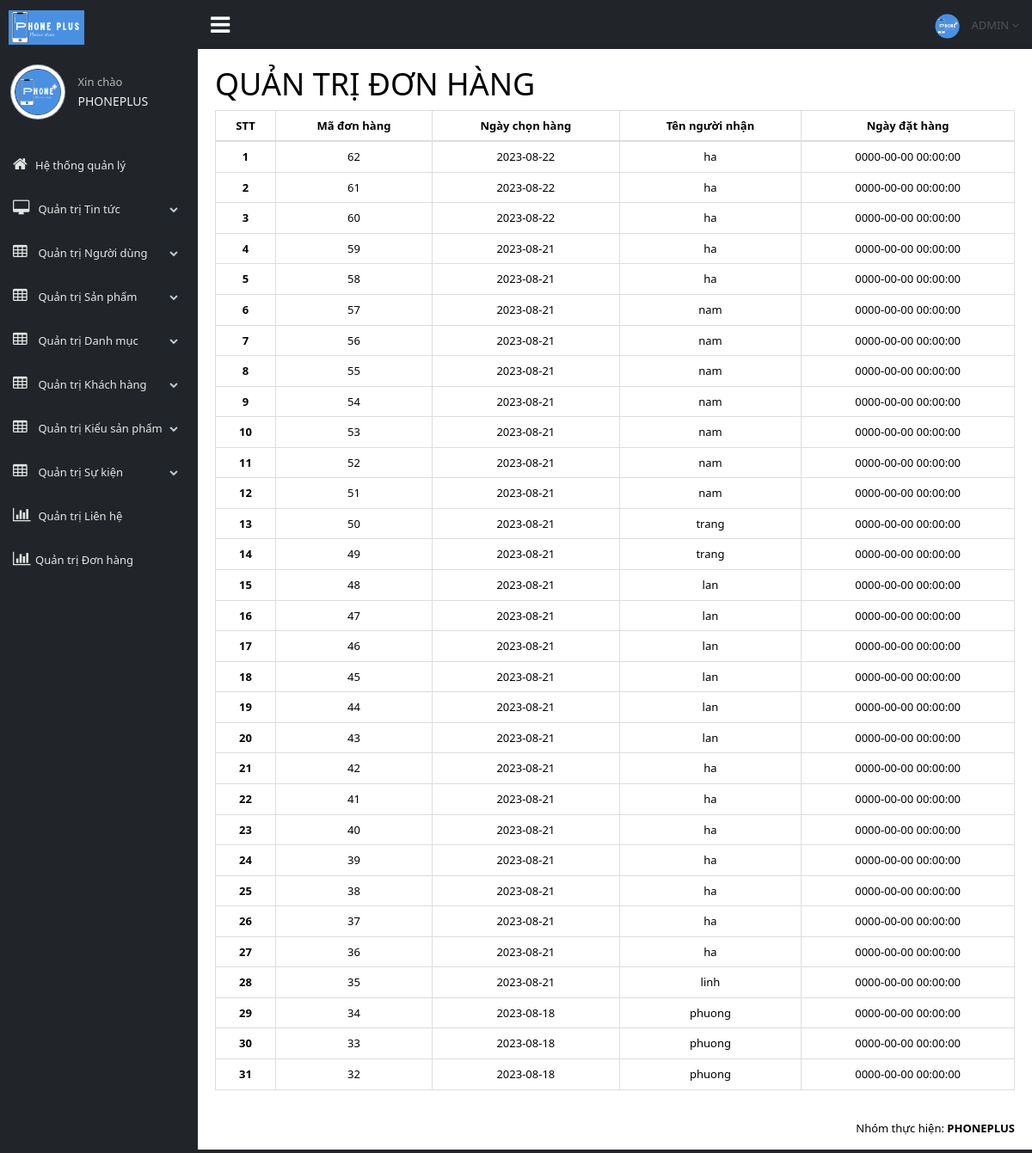
The page /admin/order_list.php (signed in) on the database its author committed.
### tables this page shows
CREATE TABLE `tbl_order` (
  `sohoadon` int(11) NOT NULL,
  `ngaychonhang` date NOT NULL DEFAULT current_timestamp(),
  `makhach` int(11) NOT NULL,
  `chedo` int(11) NOT NULL,
  `ngaydathang` datetime NOT NULL DEFAULT current_timestamp(),
  `ngaythanhtoan` datetime NOT NULL,
  `ten` varchar(100) NOT NULL,
  `sdt` int(15) NOT NULL,
  `diachi` varchar(100) NOT NULL,
  `ghichu` varchar(200) NOT NULL
);

CREATE TABLE `tbl_khachhang` (
  `makhach` int(11) NOT NULL,
  `tenkhach` varchar(50) NOT NULL,
  `sdt` varchar(10) NOT NULL,
  `email` varchar(30) NOT NULL,
  `matkhau` varchar(50) NOT NULL
);

### admin/order_list.php (the view, shortened to what this page needs)
<!DOCTYPE html>
<html lang="en">
<head>
  <link href="../vendors/bootstrap/dist/css/bootstrap.min.css" rel="stylesheet">
  <link href="../vendors/font-awesome/css/font-awesome.min.css" rel="stylesheet">
  <link href="../vendors/nprogress/nprogress.css" rel="stylesheet">
  <link href="../vendors/iCheck/skins/flat/green.css" rel="stylesheet">
  <link href="../vendors/bootstrap-progressbar/css/bootstrap-progressbar-3.3.4.min.css" rel="stylesheet">
  <link href="../vendors/jqvmap/dist/jqvmap.min.css" rel="stylesheet" />
  <link href="../vendors/bootstrap-daterangepicker/daterangepicker.css" rel="stylesheet">
  <link href="../build/css/custom.min.css" rel="stylesheet">
</head>
<body class="nav-md" style="background-color:#212529;">
  <div class="container body">
    <div class="main_container">
      <div class="col-md-3 left_col">
        <div class="left_col scroll-view">
          <?php include("top.php"); ?>
          <div class="right_col" role="main">
            <div class="row">
              <div class="col-md-12 col-sm-12 col-xs-12">
                <h1>QUẢN TRỊ ĐƠN HÀNG</h1>
                <div>
                  <table class="table table-bordered">
                    <thead>
                      <tr>
                        <th style="text-align: center;">STT</th>
                        <th style="text-align: center;">Mã đơn hàng</th>
                        <th style="text-align: center;">Ngày chọn hàng</th>
                        <th style="text-align: center;">Tên người nhận</th>
                        <th style="text-align: center;">Ngày đặt hàng</th>
                      </tr>
                    </thead>
                    <tbody>
                      <?php
                      include("../commo/connect.php");
                      $sql = "
                        SELECT * FROM tbl_order inner join tbl_khachhang on tbl_order.makhach=tbl_khachhang.makhach
                        ORDER BY sohoadon DESC ";
                      $dulieu = mysqli_query($ketnoi, $sql);
                      $i = 0;
                      while ($row = mysqli_fetch_array($dulieu)) {
                        $i++;
                        ; ?>
                        <tr>
                          <th style="text-align: center;" scope="row">
                            <?php echo $i; ?>
                          </th>
                          <td style="text-align: center;">
                            <?php echo $row["sohoadon"]; ?>
                          </td>
                          <td style="text-align: center;">
                            <?= date($row['ngaychonhang']) ?>
                          </td>
                          <td style="text-align: center;">
                            <?php echo $row["tenkhach"]; ?>
                          </td>
                          <td style="text-align: center;">
                            <?= date($row['ngaythanhtoan']) ?>
                          </td>
                        </tr>
                        <?php
                      }
                      ; ?>
                    </tbody>
                  </table>
                </div>
              </div>
            </div>
          </div>
          <?php include("bottom.php"); ?>
        </div>
      </div>
</body>
</html>

### rows shown on the page
tbl_order: sohoadon "62", ngaychonhang "2023-08-22", makhach.tenkhach "ha", ngaythanhtoan "0000-00-00 00:00:00"
tbl_order: sohoadon "61", ngaychonhang "2023-08-22", makhach.tenkhach "ha", ngaythanhtoan "0000-00-00 00:00:00"
tbl_order: sohoadon "60", ngaychonhang "2023-08-22", makhach.tenkhach "ha", ngaythanhtoan "0000-00-00 00:00:00"
tbl_order: sohoadon "59", ngaychonhang "2023-08-21", makhach.tenkhach "ha", ngaythanhtoan "0000-00-00 00:00:00"
tbl_order: sohoadon "58", ngaychonhang "2023-08-21", makhach.tenkhach "ha", ngaythanhtoan "0000-00-00 00:00:00"
tbl_order: sohoadon "57", ngaychonhang "2023-08-21", makhach.tenkhach "nam", ngaythanhtoan "0000-00-00 00:00:00"
tbl_order: sohoadon "56", ngaychonhang "2023-08-21", makhach.tenkhach "nam", ngaythanhtoan "0000-00-00 00:00:00"
tbl_order: sohoadon "55", ngaychonhang "2023-08-21", makhach.tenkhach "nam", ngaythanhtoan "0000-00-00 00:00:00"
tbl_order: sohoadon "54", ngaychonhang "2023-08-21", makhach.tenkhach "nam", ngaythanhtoan "0000-00-00 00:00:00"
tbl_order: sohoadon "53", ngaychonhang "2023-08-21", makhach.tenkhach "nam", ngaythanhtoan "0000-00-00 00:00:00"
tbl_order: sohoadon "52", ngaychonhang "2023-08-21", makhach.tenkhach "nam", ngaythanhtoan "0000-00-00 00:00:00"
tbl_order: sohoadon "51", ngaychonhang "2023-08-21", makhach.tenkhach "nam", ngaythanhtoan "0000-00-00 00:00:00"
tbl_order: sohoadon "50", ngaychonhang "2023-08-21", makhach.tenkhach "trang", ngaythanhtoan "0000-00-00 00:00:00"
tbl_order: sohoadon "49", ngaychonhang "2023-08-21", makhach.tenkhach "trang", ngaythanhtoan "0000-00-00 00:00:00"
tbl_order: sohoadon "48", ngaychonhang "2023-08-21", makhach.tenkhach "lan", ngaythanhtoan "0000-00-00 00:00:00"
tbl_order: sohoadon "47", ngaychonhang "2023-08-21", makhach.tenkhach "lan", ngaythanhtoan "0000-00-00 00:00:00"
tbl_order: sohoadon "46", ngaychonhang "2023-08-21", makhach.tenkhach "lan", ngaythanhtoan "0000-00-00 00:00:00"
tbl_order: sohoadon "45", ngaychonhang "2023-08-21", makhach.tenkhach "lan", ngaythanhtoan "0000-00-00 00:00:00"
tbl_order: sohoadon "44", ngaychonhang "2023-08-21", makhach.tenkhach "lan", ngaythanhtoan "0000-00-00 00:00:00"
tbl_order: sohoadon "43", ngaychonhang "2023-08-21", makhach.tenkhach "lan", ngaythanhtoan "0000-00-00 00:00:00"
tbl_order: sohoadon "42", ngaychonhang "2023-08-21", makhach.tenkhach "ha", ngaythanhtoan "0000-00-00 00:00:00"
tbl_order: sohoadon "41", ngaychonhang "2023-08-21", makhach.tenkhach "ha", ngaythanhtoan "0000-00-00 00:00:00"
tbl_order: sohoadon "40", ngaychonhang "2023-08-21", makhach.tenkhach "ha", ngaythanhtoan "0000-00-00 00:00:00"
tbl_order: sohoadon "39", ngaychonhang "2023-08-21", makhach.tenkhach "ha", ngaythanhtoan "0000-00-00 00:00:00"
tbl_order: sohoadon "38", ngaychonhang "2023-08-21", makhach.tenkhach "ha", ngaythanhtoan "0000-00-00 00:00:00"
tbl_order: sohoadon "37", ngaychonhang "2023-08-21", makhach.tenkhach "ha", ngaythanhtoan "0000-00-00 00:00:00"
tbl_order: sohoadon "36", ngaychonhang "2023-08-21", makhach.tenkhach "ha", ngaythanhtoan "0000-00-00 00:00:00"
tbl_order: sohoadon "35", ngaychonhang "2023-08-21", makhach.tenkhach "linh", ngaythanhtoan "0000-00-00 00:00:00"
tbl_order: sohoadon "34", ngaychonhang "2023-08-18", makhach.tenkhach "phuong", ngaythanhtoan "0000-00-00 00:00:00"
tbl_order: sohoadon "33", ngaychonhang "2023-08-18", makhach.tenkhach "phuong", ngaythanhtoan "0000-00-00 00:00:00"
tbl_order: sohoadon "32", ngaychonhang "2023-08-18", makhach.tenkhach "phuong", ngaythanhtoan "0000-00-00 00:00:00"
